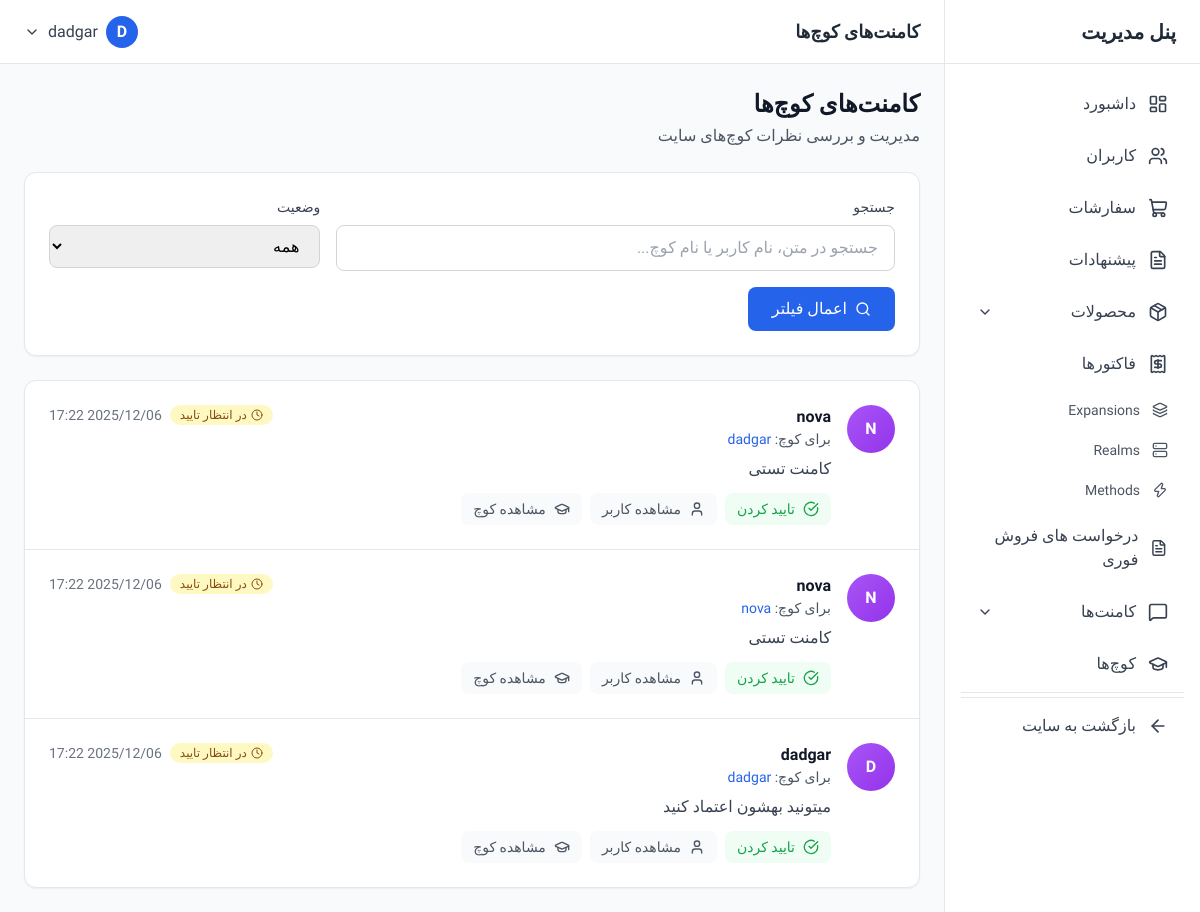
Before: /dashboard/comments/coach/ (signed in) with the older database file.
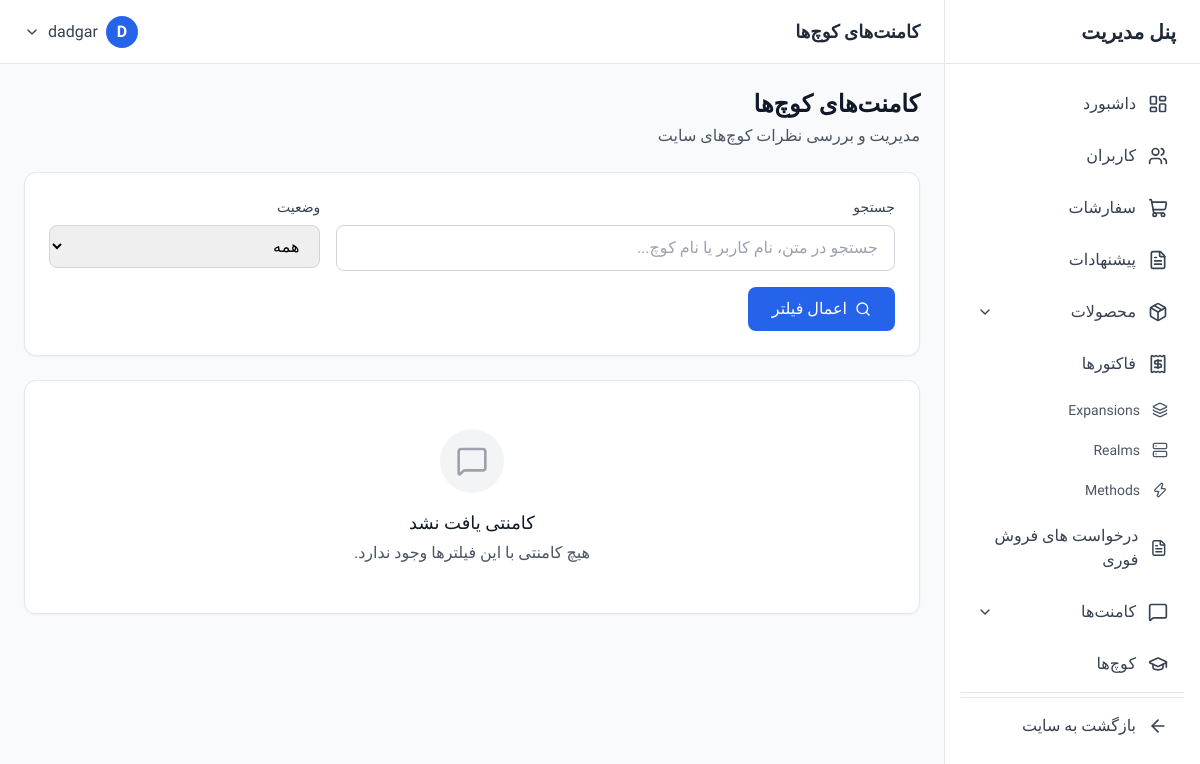
After: the same page with the newer database file.
### account/models.py (models this page shows, shortened)
class User(AbstractUser):
    email = models.EmailField('Email Address', unique=True)
    phone = models.CharField('Phone Number', max_length=15)
    discord_id = models.CharField('Discord ID', max_length=255)
    last_activation_email_sent = models.DateTimeField(null=True, blank=True)

### core/models.py (models this page shows)
class Comment(models.Model):
    user = models.ForeignKey(User, on_delete=models.CASCADE, related_name='core_comment')
    coach = models.ForeignKey('Coach', on_delete=models.CASCADE, related_name='comments', null=True, blank=True)
    created_at = models.DateTimeField(auto_now_add=True)
    text = models.TextField()
    enable = models.BooleanField(default=False)

class Coach(models.Model):
    user = models.OneToOneField(User, on_delete=models.CASCADE)
    expansions = models.ManyToManyField(Expansion)
    methods = models.ManyToManyField(Method)
    description = models.TextField()
    timeplay = models.PositiveIntegerField()
    enable = models.BooleanField(default=False)

### dashboard/views.py (the view)
# urls.py: path('comments/coach/', views.coach_comment_list, name='coach_comment_list'),
@login_required
@user_passes_test(is_admin)
def coach_comment_list(request):
    comments = Comment.objects.select_related('user', 'coach__user').order_by('-created_at')
    search = request.GET.get('search', '')
    if search:
        comments = comments.filter(
            Q(text__icontains=search) |
            Q(user__username__icontains=search) |
            Q(coach__user__username__icontains=search)
        )
    status_filter = request.GET.get('status', '')
    if status_filter == 'enabled':
        comments = comments.filter(enable=True)
    elif status_filter == 'disabled':
        comments = comments.filter(enable=False)
    context = {
        'comments': comments,
        'search': search,
        'status_filter': status_filter,
    }
    return render(request, 'dashboard/comments/coach_list.html', context)

### dashboard/views.py (called while the page is built)
def is_admin(user):
    return user.is_staff or user.is_superuser

### dashboard/templates/dashboard/comments/coach_list.html (shortened to what this page needs)
{% extends 'dashboard/base.html' %}
{% block page_title %}کامنت‌های کوچ‌ها{% endblock %}
{% block content %}
<div class="space-y-6">
    <div class="flex flex-col sm:flex-row items-start sm:items-center justify-between gap-4">
        <div>
            <h2 class="text-2xl font-bold text-gray-900">کامنت‌های کوچ‌ها</h2>
            <p class="text-gray-600 mt-1">مدیریت و بررسی نظرات کوچ‌های سایت</p>
        </div>
    </div>
    <div class="bg-white rounded-xl shadow-sm border border-gray-200 p-6">
        <form method="GET" class="grid grid-cols-1 md:grid-cols-3 gap-4">
            <div class="md:col-span-2">
                <label class="block text-sm font-medium text-gray-700 mb-2">جستجو</label>
                <input
                    type="text"
                    name="search"
                    value="{{ search }}"
                    placeholder="جستجو در متن، نام کاربر یا نام کوچ..."
                    class="w-full px-4 py-2.5 border border-gray-300 rounded-lg focus:ring-2 focus:ring-blue-500 focus:border-blue-500"
                >
            </div>
            <div>
                <label class="block text-sm font-medium text-gray-700 mb-2">وضعیت</label>
                <select
                    name="status"
                    class="w-full px-4 py-2.5 border border-gray-300 rounded-lg focus:ring-2 focus:ring-blue-500 focus:border-blue-500"
                >
                    <option value="">همه</option>
                </select>
            </div>
            <div class="md:col-span-3 flex gap-2">
                <button type="submit" class="inline-flex items-center gap-2 px-6 py-2.5 bg-blue-600 text-white rounded-lg hover:bg-blue-700 transition-colors">
                    <i data-lucide="search" class="w-4 h-4"></i>
                    <span>اعمال فیلتر</span>
                </button>
            </div>
        </form>
    </div>
    <div class="bg-white rounded-xl shadow-sm border border-gray-200 overflow-hidden">
        {% if comments %}
        <div class="divide-y divide-gray-200">
            {% for comment in comments %}
            <div class="p-6 hover:bg-gray-50 transition-colors">
                <div class="flex items-start gap-4">
                    <div class="flex-shrink-0 w-12 h-12 bg-gradient-to-br from-purple-500 to-purple-600 rounded-full flex items-center justify-center text-white font-semibold">
                        {{ comment.user.username|slice:":1"|upper }}
                    </div>
                    <div class="flex-1 min-w-0">
                        <div class="flex items-start justify-between mb-2">
                            <div>
                                <h4 class="font-semibold text-gray-900">{{ comment.user.username }}</h4>
                                <p class="text-sm text-gray-600">
                                    برای کوچ:
                                    <a href="{% url 'dashboard:user_detail' comment.coach.user.pk %}" class="text-blue-600 hover:text-blue-700 font-medium">
                                        {{ comment.coach.user.username }}
                                    </a>
                                </p>
                            </div>
                            <div class="flex items-center gap-2">
                                {% if comment.enable %}
                                <span class="inline-flex items-center px-2.5 py-0.5 rounded-full text-xs font-medium bg-green-100 text-green-800">
                                    <i data-lucide="check-circle" class="w-3 h-3 ml-1"></i>
                                    تایید شده
                                </span>
                                {% else %}
                                <span class="inline-flex items-center px-2.5 py-0.5 rounded-full text-xs font-medium bg-yellow-100 text-yellow-800">
                                    <i data-lucide="clock" class="w-3 h-3 ml-1"></i>
                                    در انتظار تایید
                                </span>
                                {% endif %}
                                <span class="text-sm text-gray-500">{{ comment.created_at|date:"Y/m/d H:i" }}</span>
                            </div>
                        </div>
                        <p class="text-gray-700 mb-3">{{ comment.text }}</p>
                        <div class="flex items-center gap-2">
                            <form method="POST" action="{% url 'dashboard:coach_comment_toggle' comment.pk %}">
                                <button type="submit" class="inline-flex items-center gap-2 px-3 py-1.5 text-sm rounded-lg transition-colors
                                    {% if comment.enable %}bg-red-50 text-red-600 hover:bg-red-100
                                    {% else %}bg-green-50 text-green-600 hover:bg-green-100{% endif %}">
                                    {% if comment.enable %}
                                    <i data-lucide="x-circle" class="w-4 h-4"></i>
                                    <span>رد کردن</span>
                                    {% else %}
                                    <i data-lucide="check-circle" class="w-4 h-4"></i>
                                    <span>تایید کردن</span>
                                    {% endif %}
                                </button>
                            </form>
                            <a href="{% url 'dashboard:user_detail' comment.user.pk %}" class="inline-flex items-center gap-2 px-3 py-1.5 text-sm bg-gray-50 text-gray-600 rounded-lg hover:bg-gray-100 transition-colors">
                                <i data-lucide="user" class="w-4 h-4"></i>
                                <span>مشاهده کاربر</span>
                            </a>
                            <a href="{% url 'dashboard:user_detail' comment.coach.user.pk %}" class="inline-flex items-center gap-2 px-3 py-1.5 text-sm bg-gray-50 text-gray-600 rounded-lg hover:bg-gray-100 transition-colors">
                                <i data-lucide="graduation-cap" class="w-4 h-4"></i>
                                <span>مشاهده کوچ</span>
                            </a>
                        </div>
                    </div>
                </div>
            </div>
            {% endfor %}
        </div>
        {% else %}
        <div class="px-6 py-12 text-center">
            <div class="inline-flex items-center justify-center w-16 h-16 bg-gray-100 rounded-full mb-4">
                <i data-lucide="message-square" class="w-8 h-8 text-gray-400"></i>
            </div>
            <h3 class="text-lg font-medium text-gray-900 mb-1">کامنتی یافت نشد</h3>
            <p class="text-gray-600">هیچ کامنتی با این فیلترها وجود ندارد.</p>
        </div>
        {% endif %}
    </div>
</div>
{% endblock %}

### dashboard/templates/dashboard/base.html (shortened to what this page needs)
<!DOCTYPE html>
<html lang="fa" dir="rtl">
<head>
    <script src="https://cdn.tailwindcss.com"></script>
</head>
<body class="bg-gray-50" x-data="{ sidebarOpen: true, mobileMenuOpen: false }">
    <aside
        :class="sidebarOpen ? 'translate-x-0' : 'translate-x-full'"
        class="fixed right-0 top-0 z-40 h-screen w-64 bg-white border-l border-gray-200 transition-transform duration-300 ease-in-out lg:translate-x-0"
    >
        <div class="flex items-center justify-between h-16 px-6 border-b border-gray-200">
            <h1 class="text-xl font-bold text-gray-800">پنل مدیریت</h1>
        </div>
<nav class="p-4 space-y-1 overflow-y-auto h-[calc(100vh-64px)]">
    <a href="{% url 'dashboard:home' %}" class="flex items-center gap-3 px-4 py-3 text-gray-700 rounded-lg hover:bg-blue-50 hover:text-blue-600 transition-colors">
        <i data-lucide="layout-dashboard" class="w-5 h-5"></i>
        <span>داشبورد</span>
    </a>
    <a href="{% url 'dashboard:user_list' %}" class="flex items-center gap-3 px-4 py-3 text-gray-700 rounded-lg hover:bg-blue-50 hover:text-blue-600 transition-colors">
        <i data-lucide="users" class="w-5 h-5"></i>
        <span>کاربران</span>
    </a>
    <a href="{% url 'dashboard:order_list' %}" class="flex items-center gap-3 px-4 py-3 text-gray-700 rounded-lg hover:bg-blue-50 hover:text-blue-600 transition-colors">
        <i data-lucide="shopping-cart" class="w-5 h-5"></i>
        <span>سفارشات</span>
    </a>
    <a href="{% url 'dashboard:offer_list' %}" class="flex items-center gap-3 px-4 py-3 text-gray-700 rounded-lg hover:bg-blue-50 hover:text-blue-600 transition-colors">
        <i data-lucide="file-text" class="w-5 h-5"></i>
        <span>پیشنهادات</span>
    </a>
    <div x-data="{ open: false }">
        <button @click="open = !open" class="w-full flex items-center justify-between gap-3 px-4 py-3 text-gray-700 rounded-lg hover:bg-blue-50 hover:text-blue-600 transition-colors">
            <div class="flex items-center gap-3">
                <i data-lucide="package" class="w-5 h-5"></i>
                <span>محصولات</span>
            </div>
            <i data-lucide="chevron-down" class="w-4 h-4" :class="{ 'rotate-180': open }"></i>
        </button>
    </div>
    <a href="{% url 'dashboard:invoice_list' %}" class="flex items-center gap-3 px-4 py-3 text-gray-700 rounded-lg hover:bg-blue-50 hover:text-blue-600 transition-colors">
        <i data-lucide="receipt" class="w-5 h-5"></i>
        <span>فاکتورها</span>
    </a>
    <a href="{% url 'dashboard:expansion_list' %}" class="flex items-center gap-3 px-4 py-2 text-sm text-gray-600 rounded-lg hover:bg-blue-50 hover:text-blue-600 transition-colors">
        <i data-lucide="layers" class="w-4 h-4"></i>
        <span>Expansions</span>
    </a>
    <a href="{% url 'dashboard:realm_list' %}" class="flex items-center gap-3 px-4 py-2 text-sm text-gray-600 rounded-lg hover:bg-blue-50 hover:text-blue-600 transition-colors">
        <i data-lucide="server" class="w-4 h-4"></i>
        <span>Realms</span>
    </a>
    <a href="{% url 'dashboard:method_list' %}" class="flex items-center gap-3 px-4 py-2 text-sm text-gray-600 rounded-lg hover:bg-blue-50 hover:text-blue-600 transition-colors">
        <i data-lucide="zap" class="w-4 h-4"></i>
        <span>Methods</span>
    </a>
    <a href="{% url 'dashboard:fastsell_list' %}" class="flex items-center gap-3 px-4 py-3 text-gray-700 rounded-lg hover:bg-blue-50 hover:text-blue-600 transition-colors">
        <i data-lucide="file-text" class="w-5 h-5"></i>
        <span>درخواست های فروش فوری</span>
    </a>
    <div x-data="{ open: false }">
        <button @click="open = !open" class="w-full flex items-center justify-between gap-3 px-4 py-3 text-gray-700 rounded-lg hover:bg-blue-50 hover:text-blue-600 transition-colors">
            <div class="flex items-center gap-3">
                <i data-lucide="message-square" class="w-5 h-5"></i>
                <span>کامنت‌ها</span>
            </div>
            <i data-lucide="chevron-down" class="w-4 h-4" :class="{ 'rotate-180': open }"></i>
        </button>
    </div>
    <a href="{% url 'dashboard:coach_list' %}" class="flex items-center gap-3 px-4 py-3 text-gray-700 rounded-lg hover:bg-blue-50 hover:text-blue-600 transition-colors">
        <i data-lucide="graduation-cap" class="w-5 h-5"></i>
        <span>کوچ‌ها</span>
    </a>
    <hr class="my-4 border-gray-200">
    <hr class="my-4 border-gray-200">
    <a href="/" class="flex items-center gap-3 px-4 py-3 text-gray-700 rounded-lg hover:bg-gray-100 transition-colors">
        <i data-lucide="arrow-left" class="w-5 h-5"></i>
        <span>بازگشت به سایت</span>
    </a>
</nav>
    </aside>
    <div class="lg:mr-64">
        <header class="bg-white border-b border-gray-200 h-16 flex items-center justify-between px-6 sticky top-0 z-30">
            <div class="flex items-center gap-4">
                <h2 class="text-lg font-semibold text-gray-800">{% block page_title %}داشبورد{% endblock %}</h2>
            </div>
            <div class="flex items-center gap-4" x-data="{ open: false }">
                <div class="relative">
                    <button @click="open = !open" class="flex items-center gap-2 text-gray-700 hover:text-gray-900">
                        <div class="w-8 h-8 rounded-full bg-blue-600 flex items-center justify-center text-white font-semibold">
                            {{ request.user.username|slice:":1"|upper }}
                        </div>
                        <span class="hidden md:block">{{ request.user.username }}</span>
                        <i data-lucide="chevron-down" class="w-4 h-4"></i>
                    </button>
                </div>
            </div>
        </header>
        <main class="p-6">
            {% block content %}{% endblock %}
        </main>
    </div>
</body>
</html>

### dashboard/templates/dashboard/base.html (style rules this page uses)
body { font-family: 'Vazirmatn', sans-serif; }

Changed rows visible on the page:
removed Comment: user.username "N", user.username "nova", coach.user.username "dadgar", enable False (drawn), created_at "2025/12/06 17:22", text "کامنت تستی"
removed Comment: user.username "N", user.username "nova", coach.user.username "nova", enable False (drawn), created_at "2025/12/06 17:22", text "کامنت تستی"
removed Comment: user.username "D", user.username "dadgar", coach.user.username "dadgar", enable False (drawn), created_at "2025/12/06 17:22", text "میتونید بهشون اعتماد کنید"
Other visible differences:
text now shown: "کامنتی یافت نشد هیچ کامنتی با این فیلترها وجود ندارد."
